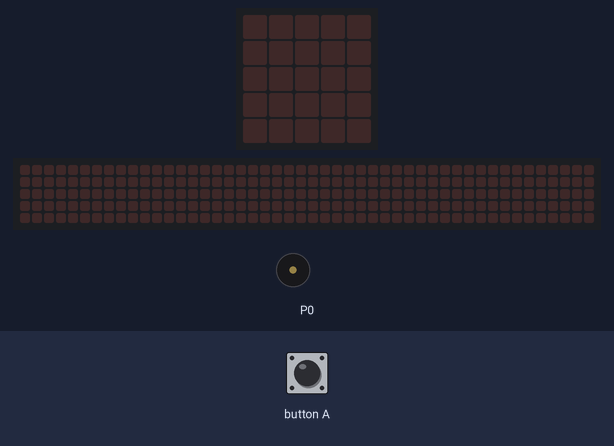
This program was run on a simulated BBC micro:bit (MakeCode). On the bench: the board's 5×5 LED display, a strip that is not on the board, showing the scrolling text unrolled, buzzer (waves = sounding). The inputs (shaded band) are chosen by the test bench. The 48×5 strip is a reading aid, not a part: it shows the text the display is scrolling, unrolled, one strip-width of it at a time.

Above: at 1.2 s.
1.3 s: button A pressed for 0.15 s
At 14.74 s:
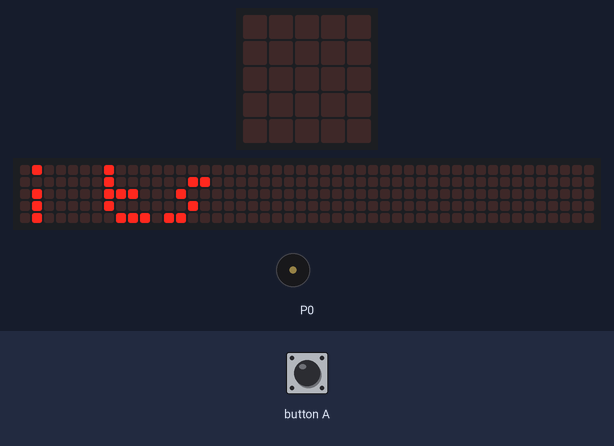
At 15.1 s:
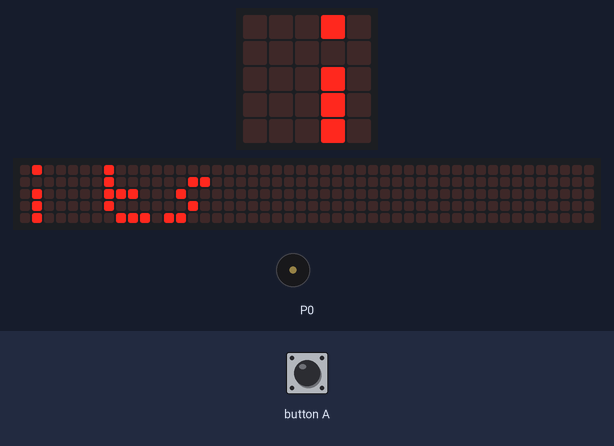
Timing chart, 0 to 16.4 s (numbered marks = the images above; inputs shaded):
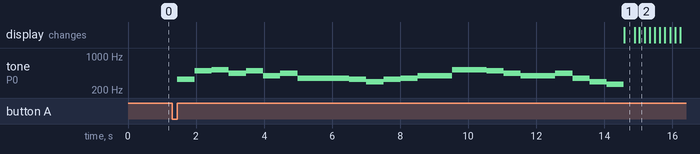

The program:

main.ts
```typescript
input.onButtonPressed(Button.A, function () {
    music.play(music.stringPlayable("E B C5 A B G A F ", 120), music.PlaybackMode.UntilDone)
    music.play(music.stringPlayable("F F E D E F G G ", 120), music.PlaybackMode.UntilDone)
    music.play(music.stringPlayable("C5 C5 B A G G A F ", 120), music.PlaybackMode.UntilDone)
    music.play(music.tonePlayable(294, music.beat(BeatFraction.Whole)), music.PlaybackMode.UntilDone)
    music.play(music.tonePlayable(262, music.beat(BeatFraction.Whole)), music.PlaybackMode.UntilDone)
    basic.showString("its")
    basic.showNumber(input.temperature())
    basic.showString("c")
    basic.clearScreen()
})
basic.forever(function () {

})
```

test.ts
```typescript
// sem patria testy; keď sa tento balík použije ako rozšírenie, nebudú sa kompilovať.
```

Measured:
- after the input at 1.3 s, tone on P0: plays 330 Hz for 0.51 s, 494 Hz for 0.51 s, 523 Hz for 0.51 s, 440 Hz for 0.51 s, 494 Hz for 0.51 s, 392 Hz for 0.51 s … (21 notes in this stretch), starting after 0.15 s; the display: changes after 13.3 s (image 1)
